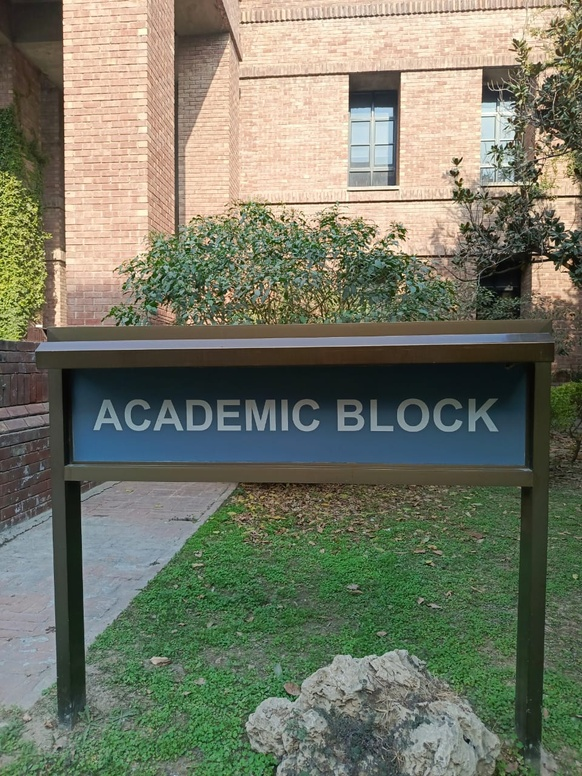
#> input picture Data/0001.jpeg, 582 x 776 px, shrunk from 960 x 1280 before the run
$ python two_view_sfm.py
#> lines starting #> are read from the running program, lines starting #| are printed output that depends on the picture
# Week 2: Two-View Reconstruction
# This script implements the two-view SfM pipeline per assignment requirements:
# - K constructed as fx = fy = image width, cx,cy = image center
# - SIFT feature detection, FLANN matching, Lowe's ratio
# - Essential matrix estimation with cv2.findEssentialMat (RANSAC)
# - Decompose E into 4 poses with cv2.decomposeEssentialMat
# - Triangulate for each pose (cv2.undistortPoints + cv2.triangulatePoints)
# - Cheirality check to select correct [R|t]
# - Save sparse point cloud to an ASCII .ply with RGB colors sampled from image1
#
# Note: A screenshot related to the assignment was uploaded and is available locally at:
# /mnt/data/Screenshot 2025-11-20 at 10.37.39 AM.heic

import os
import cv2
import numpy as np
import matplotlib.pyplot as plt
import argparse


def read_image_bgr(path):
    img = cv2.imread(path, cv2.IMREAD_UNCHANGED)
    if img is None:
        raise FileNotFoundError(f"Cannot read image: {path}")
    return img


def build_intrinsics_from_width(img_bgr):
    H, W = img_bgr.shape[:2]
    fx = float(W)
    fy = float(W)
    cx = W / 2.0
    cy = H / 2.0
    K = np.array([[fx, 0, cx],
                  [0, fy, cy],
                  [0,  0,  1]], dtype=np.float64)
    return K


def get_sift():
    if hasattr(cv2, "SIFT_create"):
        return cv2.SIFT_create()
    try:
        return cv2.xfeatures2d.SIFT_create()
    except Exception:
        raise RuntimeError("SIFT not available. Install opencv-contrib-python.")


def detect_and_compute(img_bgr):
    gray = cv2.cvtColor(img_bgr, cv2.COLOR_BGR2GRAY) if img_bgr.ndim == 3 else img_bgr
    sift = get_sift()
    kps, des = sift.detectAndCompute(gray, None)
    return kps, des


def match_flann(des1, des2, ratio_thresh=0.75):
    FLANN_INDEX_KDTREE = 1
    index_params = dict(algorithm=FLANN_INDEX_KDTREE, trees=5)
    search_params = dict(checks=50)
    flann = cv2.FlannBasedMatcher(index_params, search_params)
    knn = flann.knnMatch(des1, des2, k=2)
    good = []
    for pair in knn:
        if len(pair) != 2:
            continue
        m, n = pair
        if m.distance < ratio_thresh * n.distance:
            good.append(m)
    return good


def draw_matches(img1_bgr, kp1, img2_bgr, kp2, matches, title=None, max_draw=200):
    imgm = cv2.drawMatches(img1_bgr, kp1, img2_bgr, kp2, matches[:max_draw], None,
                           flags=cv2.DrawMatchesFlags_NOT_DRAW_SINGLE_POINTS)
    plt.figure(figsize=(14,7))
    plt.imshow(cv2.cvtColor(imgm, cv2.COLOR_BGR2RGB))
    if title: plt.title(title)
    plt.axis('off')
    plt.show()


def write_ply_ascii(filename, points, colors=None):
    n = points.shape[0]
    with open(filename, 'w') as f:
        f.write("ply\nformat ascii 1.0\n")
        f.write(f"element vertex {n}\n")
        f.write("property float x\nproperty float y\nproperty float z\n")
        if colors is not None:
            f.write("property uchar red\nproperty uchar green\nproperty uchar blue\n")
        f.write("end_header\n")
        for i in range(n):
            x,y,z = points[i]
            if colors is not None:
                r,g,b = colors[i]
                f.write(f"{x:.6f} {y:.6f} {z:.6f} {int(r)} {int(g)} {int(b)}\n")
            else:
                f.write(f"{x:.6f} {y:.6f} {z:.6f}\n")


def triangulate_and_count_cheirality(K, R, t, pts1_px, pts2_px, inlier_mask):
    # Select inliers
    pts1 = pts1_px[inlier_mask].reshape(-1,1,2)
    pts2 = pts2_px[inlier_mask].reshape(-1,1,2)

    # Convert to normalized coordinates via undistortPoints
    pts1_norm = cv2.undistortPoints(pts1, K, None)
    pts2_norm = cv2.undistortPoints(pts2, K, None)

    # Projection matrices in normalized coords
    P0 = np.hstack((np.eye(3), np.zeros((3,1))))
    P1 = np.hstack((R, t.reshape(3,1)))

    pts4d = cv2.triangulatePoints(P0, P1, pts1_norm.reshape(-1,2).T, pts2_norm.reshape(-1,2).T)
    pts3d = (pts4d[:3] / pts4d[3]).T

    # Cheirality
    z0 = pts3d[:,2]
    pts_cam1 = (R.dot(pts3d.T) + t.reshape(3,1)).T
    z1 = pts_cam1[:,2]
    mask_front = (z0 > 0) & (z1 > 0)
    return pts3d, mask_front, pts1.reshape(-1,2)


def two_view_strict(img1_path, img2_path, ply_out='outputs/reconstruction_two_view.ply',
                    ratio_thresh=0.75, ransac_thresh=1.0, show_matches=False, visualize=False):
    img1_bgr = read_image_bgr(img1_path)
#> in read_image_bgr, img is the input picture: shape (776, 582, 3); mean B, G, R 102.7, 120.5, 117
    img2_bgr = read_image_bgr(img2_path)
#> call 2 of read_image_bgr, with path = './Data/0002.jpeg'
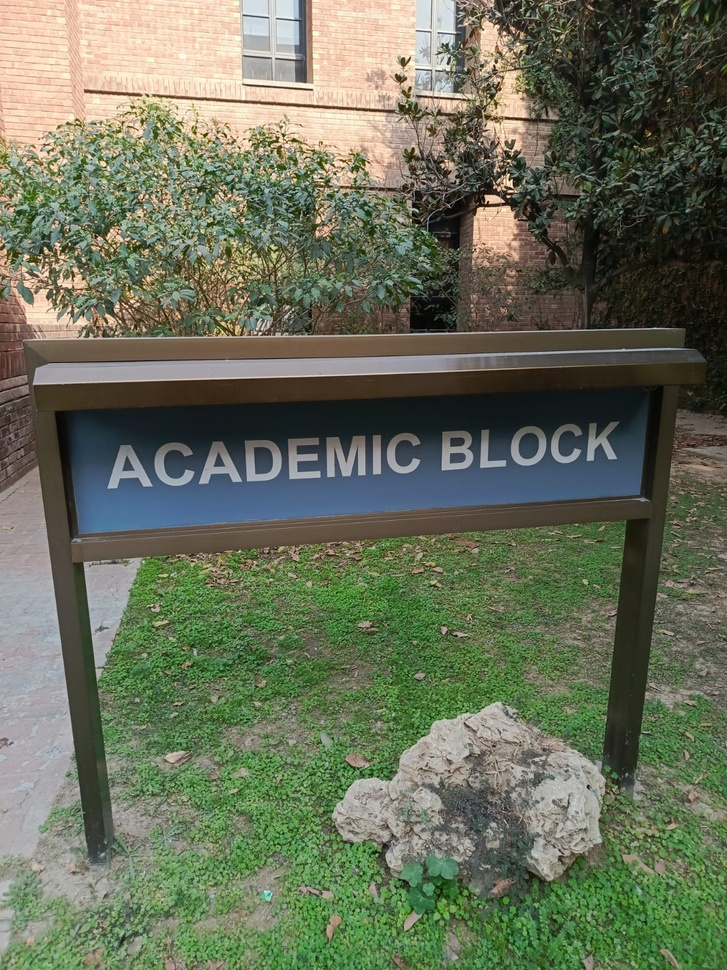
#> input picture Data/0002.jpeg, 727 x 970 px, shrunk from 1200 x 1600 before the run
#> in read_image_bgr, img is the input picture: shape (970, 727, 3); mean B, G, R 90.3, 112, 105.2

    K = build_intrinsics_from_width(img1_bgr)
#> K = [[582, 0, 291], [0, 582, 388], [0, 0, 1]]
    print("K =\n", K)
#| K =
#|  [[582.   0. 291.]
#|  [  0. 582. 388.]
#|  [  0.   0.   1.]]

    kp1, des1 = detect_and_compute(img1_bgr)
#> in detect_and_compute, `gray = cv2.cvtColor(img_bgr, cv2.COLOR_BGR2GRAY) if img_bgr.ndim == 3 ..`:
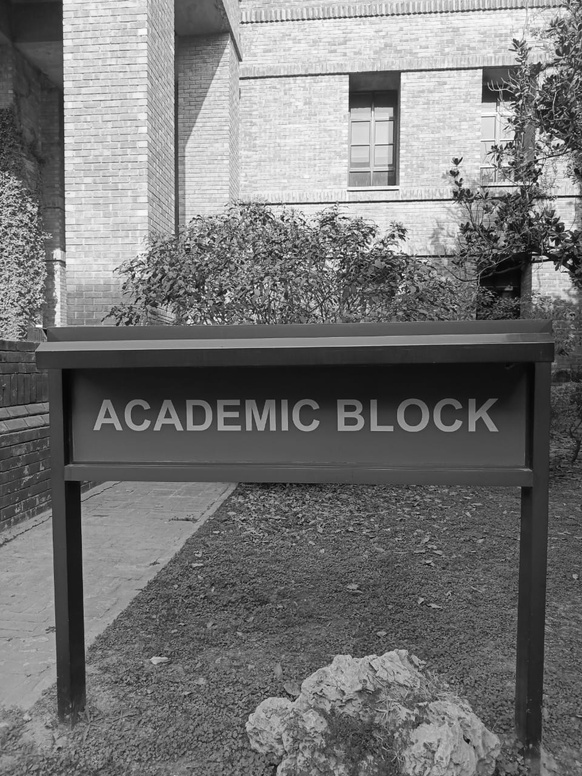
#> gray: shape (776, 582); min 2, max 255, mean 117.4
#> in detect_and_compute, `kps, des = sift.detectAndCompute(gray, None)`: kps = 4093 keypoints; strongest (x, y, size): (344, 218, 1.9), (374, 90, 32.1), (570, 262, 3.3), (456, 161, 4.5)
#> kp1 has the same summary as kps in detect_and_compute
    kp2, des2 = detect_and_compute(img2_bgr)
#> in detect_and_compute (call 2), `gray = cv2.cvtColor(img_bgr, cv2.COLOR_BGR2GRAY) if img_bgr.ndim == 3 ..`:
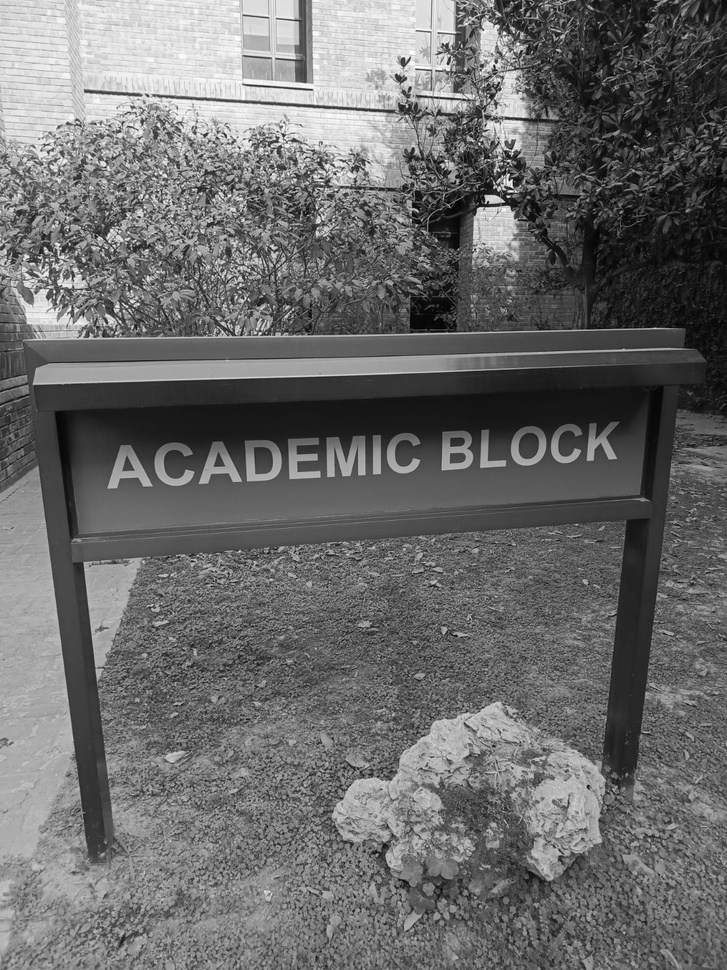
#> gray: shape (970, 727); min 0, max 255, mean 107.5
#> in detect_and_compute (call 2), `kps, des = sift.detectAndCompute(gray, None)`: kps = 8457 keypoints; strongest (x, y, size): (508, 196, 1.9), (54, 292, 1.8), (496, 61, 2.4), (147, 95, 2)
#> kp2 has the same summary as kps in detect_and_compute
    print("Detected keypoints:", len(kp1), "and", len(kp2))
#| Detected keypoints: 4093 and 8457

    matches = match_flann(des1, des2, ratio_thresh=ratio_thresh)
#> in match_flann, `knn = flann.knnMatch(des1, des2, k=2)`: knn = 4093 matches
#> after the loop in match_flann, `for pair in knn:`: good = 242 matches
#> matches = 242 matches
    print("Matches after Lowe ratio:", len(matches))
#| Matches after Lowe ratio: 242
    if len(matches) < 8:
        raise RuntimeError("Too few matches after ratio test - pick another image pair or loosen ratio.")

    if show_matches:
        draw_matches(img1_bgr, kp1, img2_bgr, kp2, matches, title="Filtered matches")

    pts1_px = np.array([kp1[m.queryIdx].pt for m in matches], dtype=np.float32)
#> pts1_px = 242 pairs, first value 30.29 to 574.5, second value 13.95 to 768.3
    pts2_px = np.array([kp2[m.trainIdx].pt for m in matches], dtype=np.float32)
#> pts2_px = 242 pairs, first value 2.45 to 655.1, second value 11.99 to 912.4

    E, mask = cv2.findEssentialMat(pts1_px, pts2_px, K, method=cv2.RANSAC, prob=0.999, threshold=ransac_thresh)
#> E = [[-0.0703, -0.31, -0.251], [0.404, 0.108, 0.476], [0.334, -0.568, 0.0145]]; mask = 242 values, max 1 at index 1, min 0 at index 0, mean 0.438
    if E is None:
        raise RuntimeError("Essential matrix estimation failed.")
    mask = mask.ravel().astype(bool)
    print("Inliers from findEssentialMat:", int(mask.sum()), "/", len(matches))
#| Inliers from findEssentialMat: 106 / 242

    R1, R2, t = cv2.decomposeEssentialMat(E)
#> R1 = [[0.961, 0.00647, -0.277], [-0.0571, 0.983, -0.175], [0.272, 0.184, 0.945]]; R2 = [[0.128, 0.606, -0.785], [0.645, -0.652, -0.399], [-0.754, -0.455, -0.474]]; t = [-0.82, -0.443, 0.363]
    poses = [
        (R1,  t),
        (R2,  t),
        (R1, -t),
        (R2, -t),
    ]

    best = None
    best_count = -1
    best_pts3d = None
    best_mask_front = None
    best_pts1_used = None

    for i, (R, c_t) in enumerate(poses):
        pts3d, mask_front, pts1_used = triangulate_and_count_cheirality(K, R, c_t, pts1_px, pts2_px, inlier_mask=mask)
        count_front = int(mask_front.sum())
        print(f"Pose {i}: {count_front} / {pts3d.shape[0]} points in front of both cameras")
        if count_front > best_count:
            best_count = count_front
            best = (R, c_t)
            best_pts3d = pts3d
            best_mask_front = mask_front
            best_pts1_used = pts1_used
#> this loop made 4 passes
#> (c_t, count_front, best_count) on passes 1, 3: ([-0.82, -0.443, 0.363], 0, 0), ([0.82, 0.443, -0.363], 106, 106)
#> (c_t, count_front) on passes 2, 4: ([-0.82, -0.443, 0.363], 0), ([0.82, 0.443, -0.363], 0)
#| Pose 0: 0 / 106 points in front of both cameras
#| Pose 1: 0 / 106 points in front of both cameras
#| Pose 2: 106 / 106 points in front of both cameras
#| Pose 3: 0 / 106 points in front of both cameras
#> after the loop, best_count = 106; best_pts1_used = 106 pairs, first value 42.18 to 491.9, second value 157.4 to 758.8; best_pts3d = 106 rows, first 8: [-0.89, 1.24, 2.08], [-0.821, 1.2, 2.08], [-0.799, 1.23, 2.05], [-0.741, 1.23, 2.04], [-0.676, 0.0583, 2.14], [-0.631, 0.141, 2.13], [-0.55, 1.23, 2.02], [-0.546, 0.0664, 2.11]

    if best is None:
        raise RuntimeError("Pose disambiguation failed.")

    R_final, t_final = best
#> R_final has the same summary as R1; t_final = [0.82, 0.443, -0.363]
    print("Selected pose with", best_count, "points in front.")
#| Selected pose with 106 points in front.

    pts3d_valid = best_pts3d[best_mask_front]
#> pts3d_valid has the same summary as best_pts3d
    pts1_coords_for_colors = best_pts1_used[best_mask_front].astype(int)
#> pts1_coords_for_colors = 106 pairs, first value 42 to 491, second value 157 to 758

    if pts3d_valid.shape[0] == 0:
        raise RuntimeError("No valid 3D points after cheirality test.")

    img1_rgb = cv2.cvtColor(img1_bgr, cv2.COLOR_BGR2RGB)
    colors = []
    for (x,y) in pts1_coords_for_colors:
        x = np.clip(int(round(x)), 0, img1_rgb.shape[1]-1)
        y = np.clip(int(round(y)), 0, img1_rgb.shape[0]-1)
        colors.append(img1_rgb[y, x])
#> this loop made 106 passes
#> (x, y) on passes 1 to 12: (42, 734), (61, 725), (64, 737), (79, 738), (106, 404), (118, 426), (132, 741), (140, 406), (146, 405), (146, 423), (157, 427), (160, 420)
#> after the loop, colors = 106 items, first 6: [150, 159, 154], [123, 143, 144], [157, 172, 165], [141, 175, 151], [98, 119, 124], [140, 167, 178]
    colors = np.array(colors, dtype=np.uint8)
#> colors = 106 rows, first 8: [150, 159, 154], [123, 143, 144], [157, 172, 165], [141, 175, 151], [98, 119, 124], [140, 167, 178], [100, 151, 108], [28, 43, 50]

    os.makedirs(os.path.dirname(ply_out) or '.', exist_ok=True)
    write_ply_ascii(ply_out, pts3d_valid, colors)
#> the loop in write_ply_ascii, `for i in range(n):` made 106 passes
#> (x, y, z, r, g, b) on passes 1 to 12: (-0.89, 1.24, 2.08, 150, 159, 154), (-0.821, 1.2, 2.08, 123, 143, 144), (-0.799, 1.23, 2.05, 157, 172, 165), (-0.741, 1.23, 2.04, 141, 175, 151), (-0.676, 0.0583, 2.14, 98, 119, 124), (-0.631, 0.141, 2.13, 140, 167, 178), (-0.55, 1.23, 2.02, 100, 151, 108), (-0.546, 0.0664, 2.11, 28, 43, 50), (-0.525, 0.0635, 2.11, 97, 111, 111), (-0.524, 0.127, 2.11, 135, 158, 164), (-0.483, 0.14, 2.11, 139, 163, 175), (-0.469, 0.115, 2.11, 130, 147, 154)
    print("Saved PLY:", ply_out)

    if visualize:
        from mpl_toolkits.mplot3d import Axes3D  # noqa
        fig = plt.figure(figsize=(8,6))
        ax = fig.add_subplot(111, projection='3d')
        ax.scatter(pts3d_valid[:,0], pts3d_valid[:,1], pts3d_valid[:,2], c=colors/255.0, s=2)
        ax.set_xlabel('X'); ax.set_ylabel('Y'); ax.set_zlabel('Z')
        plt.title('Sparse 3D point cloud')
        plt.show()

    return {
        "K": K, "R": R_final, "t": t_final, "points": pts3d_valid, "colors": colors,
        "matches": matches
    }

def save_canonical_views_matplotlib(pts3d, colors, out_dir="outputs"):
#> called with pts3d = array of shape (106, 3), colors = array of shape (106, 3), out_dir = 'outputs'
    os.makedirs(out_dir, exist_ok=True)

    views = {
        "front_view.png": dict(elev=0, azim=0),
        "side_view.png":  dict(elev=0, azim=90),
        "top_view.png":   dict(elev=90, azim=0),
    }

    for name, cam in views.items():
        fig = plt.figure(figsize=(6,6))
        ax = fig.add_subplot(111, projection='3d')
        ax.scatter(
            pts3d[:,0], pts3d[:,1], pts3d[:,2],
            c=colors / 255.0, s=2
        )

        ax.view_init(elev=cam["elev"], azim=cam["azim"])
        ax.set_axis_off()
        ax.set_box_aspect([1,1,1])
        plt.savefig(os.path.join(out_dir, name), dpi=200, bbox_inches="tight")
        plt.close(fig)
#> this loop made 3 passes
#> pass 1, in save_canonical_views_matplotlib, `plt.savefig(os.path.join(out_dir, name), dpi=200, bbox_inches="tight")`:
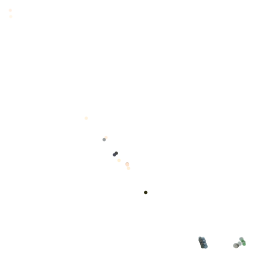
#> figure drawn by matplotlib, 1 panel


if __name__ == "__main__":
    p = argparse.ArgumentParser()
    p.add_argument("--img1", default="./Data/0001.jpeg", help="first image")
    p.add_argument("--img2", default="./Data/0002.jpeg", help="second image")
    p.add_argument("--out", default="outputs/reconstruction_two_view.ply", help="output PLY file")
    p.add_argument("--ratio", type=float, default=0.75, help="Lowe ratio")
    p.add_argument("--ransac_thresh", type=float, default=1.0, help="RANSAC threshold (pixels) for findEssentialMat")
    p.add_argument("--show_matches", action="store_true", help="show 2D matches plot")
    p.add_argument("--visualize", action="store_true", help="show 3D scatter plot")
    args = p.parse_args()

    result = two_view_strict(
    args.img1,
    args.img2,
    ply_out=args.out,
    ratio_thresh=args.ratio,
    ransac_thresh=args.ransac_thresh,
    show_matches=args.show_matches,
    visualize=args.visualize
)

save_canonical_views_matplotlib(result["points"], result["colors"])
